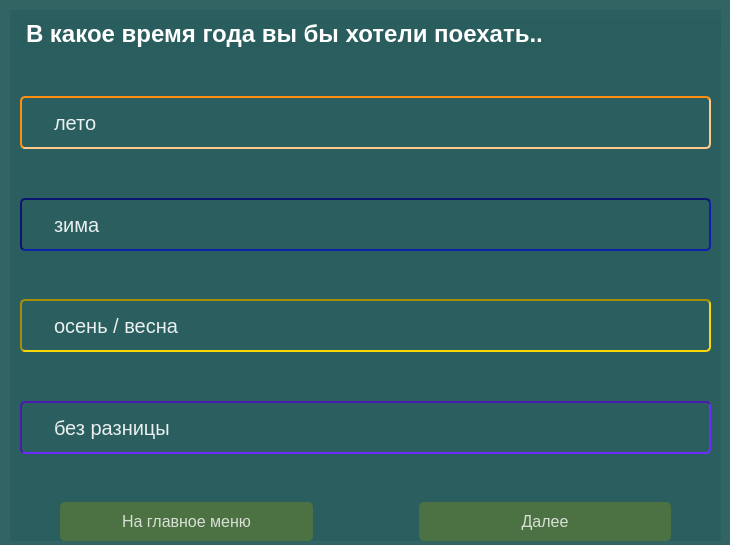
<?xml version="1.0" encoding="UTF-8"?>
<ui version="4.0">
 <class>Step_1_of_10</class>
 <widget class="QWidget" name="Step_1_of_10">
  <property name="geometry">
   <rect>
    <x>0</x>
    <y>0</y>
    <width>730</width>
    <height>545</height>
   </rect>
  </property>
  <property name="windowTitle">
   <string>Form</string>
  </property>
  <property name="styleSheet">
   <string notr="true">background-color: rgba(41, 92, 92, 200)</string>
  </property>
  <widget class="QWidget" name="gridLayoutWidget">
   <property name="geometry">
    <rect>
     <x>10</x>
     <y>10</y>
     <width>711</width>
     <height>531</height>
    </rect>
   </property>
   <layout class="QGridLayout" name="gridLayout">
    <item row="1" column="1">
     <spacer name="verticalSpacer">
      <property name="orientation">
       <enum>Qt::Vertical</enum>
      </property>
      <property name="sizeHint" stdset="0">
       <size>
        <width>20</width>
        <height>40</height>
       </size>
      </property>
     </spacer>
    </item>
    <item row="10" column="1">
     <widget class="QPushButton" name="pushButton">
      <property name="styleSheet">
       <string notr="true">QPushButton {
background-color: rgba(127, 143, 24, 100);
border-radius: 5px;
padding: 10px;
font-size: 12pt;
color: rgba(255, 255, 255, 200);
margin-left: 50px;
margin-right: 50px;
}
QPushButton:hover {
background-color: rgba(127, 143, 24, 200);
}</string>
      </property>
      <property name="text">
       <string>Далее</string>
      </property>
     </widget>
    </item>
    <item row="3" column="1">
     <spacer name="verticalSpacer_2">
      <property name="orientation">
       <enum>Qt::Vertical</enum>
      </property>
      <property name="sizeHint" stdset="0">
       <size>
        <width>20</width>
        <height>40</height>
       </size>
      </property>
     </spacer>
    </item>
    <item row="5" column="1">
     <spacer name="verticalSpacer_3">
      <property name="orientation">
       <enum>Qt::Vertical</enum>
      </property>
      <property name="sizeHint" stdset="0">
       <size>
        <width>20</width>
        <height>40</height>
       </size>
      </property>
     </spacer>
    </item>
    <item row="7" column="1">
     <spacer name="verticalSpacer_4">
      <property name="orientation">
       <enum>Qt::Vertical</enum>
      </property>
      <property name="sizeHint" stdset="0">
       <size>
        <width>20</width>
        <height>40</height>
       </size>
      </property>
     </spacer>
    </item>
    <item row="9" column="1">
     <spacer name="verticalSpacer_5">
      <property name="orientation">
       <enum>Qt::Vertical</enum>
      </property>
      <property name="sizeHint" stdset="0">
       <size>
        <width>20</width>
        <height>40</height>
       </size>
      </property>
     </spacer>
    </item>
    <item row="10" column="0">
     <widget class="QPushButton" name="pushButton_2">
      <property name="styleSheet">
       <string notr="true">QPushButton {
background-color: rgba(127, 143, 24, 100);
border-radius: 5px;
padding: 10px;
font-size: 12pt;
color: rgba(255, 255, 255, 200);
margin-left: 50px;
margin-right: 50px;
}
QPushButton:hover {
background-color: rgba(127, 143, 24, 200);
}</string>
      </property>
      <property name="text">
       <string>На главное меню</string>
      </property>
     </widget>
    </item>
    <item row="8" column="0" colspan="2">
     <widget class="QRadioButton" name="radioButton">
      <property name="styleSheet">
       <string notr="true">QRadioButton {
background-color: rgba(0,0, 0, 0);
border: 2px solid rgba(73, 26, 174, 255);
border-style: inset;
border-radius: 5px;
padding: 12px;
font-size: 15pt;
color: rgba(255, 255, 255, 230);
margin-left: 10px;
margin-right: 10px;
}

QRadioButton:hover {
background-color: qconicalgradient(cx:0.431909, cy:1, angle:270.1, stop:0 rgba(0, 0, 0, 255), stop:0.39548 rgba(121, 78, 215, 100));
}</string>
      </property>
      <property name="text">
       <string>без разницы</string>
      </property>
     </widget>
    </item>
    <item row="6" column="0" colspan="2">
     <widget class="QRadioButton" name="autmn_spirng">
      <property name="styleSheet">
       <string notr="true">QRadioButton {
background-color: rgba(0,0, 0, 0);
border: 2px solid rgba(166, 143, 4, 255);
border-style: inset;
border-radius: 5px;
padding: 12px;
font-size: 15pt;
color: rgba(255, 255, 255, 230);
margin-left: 10px;
margin-right: 10px;
}

QRadioButton:hover {
background-color: qconicalgradient(cx:0.431909, cy:1, angle:270.1, stop:0 rgba(0, 0, 0, 255), stop:0.39548 rgba(191, 172, 55, 100));
}</string>
      </property>
      <property name="text">
       <string>осень / весна</string>
      </property>
     </widget>
    </item>
    <item row="4" column="0" colspan="2">
     <widget class="QRadioButton" name="winter">
      <property name="styleSheet">
       <string notr="true">QRadioButton {
background-color: rgba(0,0, 0, 0);
border: 2px solid rgba(10, 22, 114, 255);
border-style: inset;
border-radius: 5px;
padding: 12px;
font-size: 15pt;
color: rgba(255, 255, 255, 230);
margin-left: 10px;
margin-right: 10px;
}

QRadioButton:hover {
background-color: qconicalgradient(cx:0.431909, cy:1, angle:270.1, stop:0 rgba(0, 0, 0, 255), stop:0.39548 rgba(82, 98, 215, 100));
}</string>
      </property>
      <property name="text">
       <string>зима</string>
      </property>
     </widget>
    </item>
    <item row="2" column="0" colspan="2">
     <widget class="QRadioButton" name="summer">
      <property name="styleSheet">
       <string notr="true">QRadioButton {
background-color: rgba(0,0, 0, 0);
border: 2px solid rgba(255, 142, 13, 255);
border-style: inset;
border-radius: 5px;
padding: 12px;
font-size: 15pt;
color: rgba(255, 255, 255, 230);
margin-left: 10px;
margin-right: 10px;
}

QRadioButton:hover {
background-color: qconicalgradient(cx:0.431909, cy:1, angle:270.1, stop:0 rgba(0, 0, 0, 255), stop:0.39548 rgba(255, 164, 32, 100));
}
</string>
      </property>
      <property name="text">
       <string>лето</string>
      </property>
     </widget>
    </item>
    <item row="0" column="0" colspan="2">
     <widget class="QLabel" name="label">
      <property name="styleSheet">
       <string notr="true">QLabel {
font-family: 'Arial' 'Optima';
font: bold;
font-size: 18pt;
color: rgba(255, 255, 255, 255);
margin-left: 10px;
margin-top: 10 px;
}</string>
      </property>
      <property name="text">
       <string>В какое время года вы бы хотели поехать..</string>
      </property>
     </widget>
    </item>
   </layout>
  </widget>
 </widget>
 <resources/>
 <connections/>
</ui>
